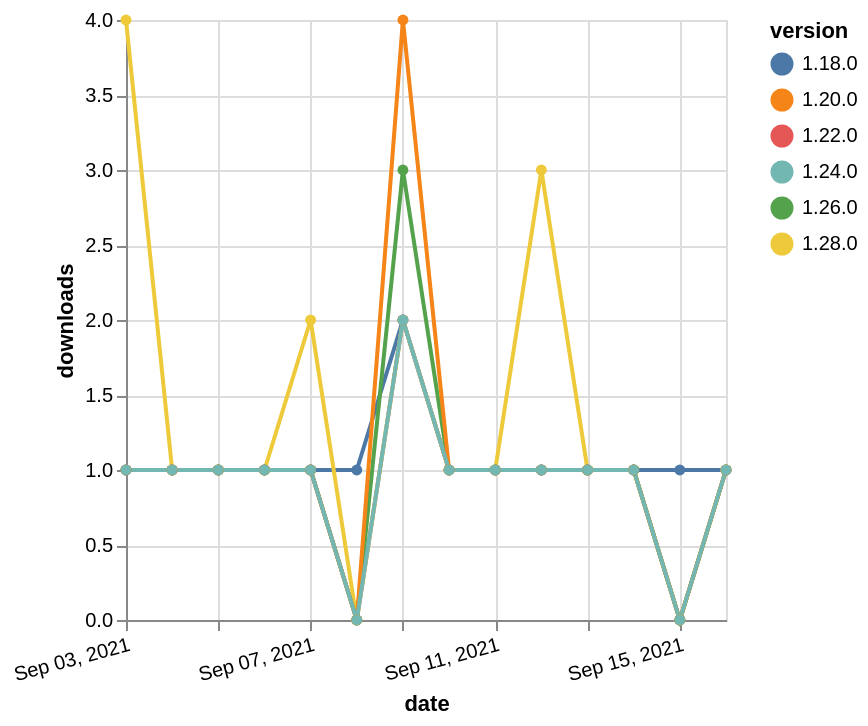

Specify this chart in Vega-Lite:
### Vega-Lite specification from a JSON file in a GitHub repository (floating-point values rounded to 4 significant figures)
{"$schema": "https://vega.github.io/schema/vega-lite/v5.json", "description": "A simple bar chart with embedded data.", "data": {"values": [{"date": "2021-09-03", "total": 246, "delta": 1, "version": "1.18.0"}, {"date": "2021-09-04", "total": 247, "delta": 1, "version": "1.18.0"}, {"date": "2021-09-05", "total": 248, "delta": 1, "version": "1.18.0"}, {"date": "2021-09-06", "total": 249, "delta": 1, "version": "1.18.0"}, {"date": "2021-09-07", "total": 250, "delta": 1, "version": "1.18.0"}, {"date": "2021-09-08", "total": 251, "delta": 1, "version": "1.18.0"}, {"date": "2021-09-09", "total": 253, "delta": 2, "version": "1.18.0"}, {"date": "2021-09-10", "total": 254, "delta": 1, "version": "1.18.0"}, {"date": "2021-09-11", "total": 255, "delta": 1, "version": "1.18.0"}, {"date": "2021-09-12", "total": 256, "delta": 1, "version": "1.18.0"}, {"date": "2021-09-13", "total": 257, "delta": 1, "version": "1.18.0"}, {"date": "2021-09-14", "total": 258, "delta": 1, "version": "1.18.0"}, {"date": "2021-09-15", "total": 259, "delta": 1, "version": "1.18.0"}, {"date": "2021-09-16", "total": 260, "delta": 1, "version": "1.18.0"}, {"date": "2021-09-03", "total": 192, "delta": 1, "version": "1.22.0"}, {"date": "2021-09-04", "total": 193, "delta": 1, "version": "1.22.0"}, {"date": "2021-09-05", "total": 194, "delta": 1, "version": "1.22.0"}, {"date": "2021-09-06", "total": 195, "delta": 1, "version": "1.22.0"}, {"date": "2021-09-07", "total": 196, "delta": 1, "version": "1.22.0"}, {"date": "2021-09-08", "total": 196, "delta": 0, "version": "1.22.0"}, {"date": "2021-09-09", "total": 198, "delta": 2, "version": "1.22.0"}, {"date": "2021-09-10", "total": 199, "delta": 1, "version": "1.22.0"}, {"date": "2021-09-11", "total": 200, "delta": 1, "version": "1.22.0"}, {"date": "2021-09-12", "total": 201, "delta": 1, "version": "1.22.0"}, {"date": "2021-09-13", "total": 202, "delta": 1, "version": "1.22.0"}, {"date": "2021-09-14", "total": 203, "delta": 1, "version": "1.22.0"}, {"date": "2021-09-15", "total": 203, "delta": 0, "version": "1.22.0"}, {"date": "2021-09-16", "total": 204, "delta": 1, "version": "1.22.0"}, {"date": "2021-09-03", "total": 128, "delta": 4, "version": "1.28.0"}, {"date": "2021-09-04", "total": 129, "delta": 1, "version": "1.28.0"}, {"date": "2021-09-05", "total": 130, "delta": 1, "version": "1.28.0"}, {"date": "2021-09-06", "total": 131, "delta": 1, "version": "1.28.0"}, {"date": "2021-09-07", "total": 133, "delta": 2, "version": "1.28.0"}, {"date": "2021-09-08", "total": 133, "delta": 0, "version": "1.28.0"}, {"date": "2021-09-09", "total": 135, "delta": 2, "version": "1.28.0"}, {"date": "2021-09-10", "total": 136, "delta": 1, "version": "1.28.0"}, {"date": "2021-09-11", "total": 137, "delta": 1, "version": "1.28.0"}, {"date": "2021-09-12", "total": 140, "delta": 3, "version": "1.28.0"}, {"date": "2021-09-13", "total": 141, "delta": 1, "version": "1.28.0"}, {"date": "2021-09-14", "total": 142, "delta": 1, "version": "1.28.0"}, {"date": "2021-09-15", "total": 142, "delta": 0, "version": "1.28.0"}, {"date": "2021-09-16", "total": 143, "delta": 1, "version": "1.28.0"}, {"date": "2021-09-03", "total": 204, "delta": 1, "version": "1.26.0"}, {"date": "2021-09-04", "total": 205, "delta": 1, "version": "1.26.0"}, {"date": "2021-09-05", "total": 206, "delta": 1, "version": "1.26.0"}, {"date": "2021-09-06", "total": 207, "delta": 1, "version": "1.26.0"}, {"date": "2021-09-07", "total": 208, "delta": 1, "version": "1.26.0"}, {"date": "2021-09-08", "total": 208, "delta": 0, "version": "1.26.0"}, {"date": "2021-09-09", "total": 211, "delta": 3, "version": "1.26.0"}, {"date": "2021-09-10", "total": 212, "delta": 1, "version": "1.26.0"}, {"date": "2021-09-11", "total": 213, "delta": 1, "version": "1.26.0"}, {"date": "2021-09-12", "total": 214, "delta": 1, "version": "1.26.0"}, {"date": "2021-09-13", "total": 215, "delta": 1, "version": "1.26.0"}, {"date": "2021-09-14", "total": 216, "delta": 1, "version": "1.26.0"}, {"date": "2021-09-15", "total": 216, "delta": 0, "version": "1.26.0"}, {"date": "2021-09-16", "total": 217, "delta": 1, "version": "1.26.0"}, {"date": "2021-09-03", "total": 338, "delta": 1, "version": "1.20.0"}, {"date": "2021-09-04", "total": 339, "delta": 1, "version": "1.20.0"}, {"date": "2021-09-05", "total": 340, "delta": 1, "version": "1.20.0"}, {"date": "2021-09-06", "total": 341, "delta": 1, "version": "1.20.0"}, {"date": "2021-09-07", "total": 342, "delta": 1, "version": "1.20.0"}, {"date": "2021-09-08", "total": 342, "delta": 0, "version": "1.20.0"}, {"date": "2021-09-09", "total": 346, "delta": 4, "version": "1.20.0"}, {"date": "2021-09-10", "total": 347, "delta": 1, "version": "1.20.0"}, {"date": "2021-09-11", "total": 348, "delta": 1, "version": "1.20.0"}, {"date": "2021-09-12", "total": 349, "delta": 1, "version": "1.20.0"}, {"date": "2021-09-13", "total": 350, "delta": 1, "version": "1.20.0"}, {"date": "2021-09-14", "total": 351, "delta": 1, "version": "1.20.0"}, {"date": "2021-09-15", "total": 351, "delta": 0, "version": "1.20.0"}, {"date": "2021-09-16", "total": 352, "delta": 1, "version": "1.20.0"}, {"date": "2021-09-03", "total": 163, "delta": 1, "version": "1.24.0"}, {"date": "2021-09-04", "total": 164, "delta": 1, "version": "1.24.0"}, {"date": "2021-09-05", "total": 165, "delta": 1, "version": "1.24.0"}, {"date": "2021-09-06", "total": 166, "delta": 1, "version": "1.24.0"}, {"date": "2021-09-07", "total": 167, "delta": 1, "version": "1.24.0"}, {"date": "2021-09-08", "total": 167, "delta": 0, "version": "1.24.0"}, {"date": "2021-09-09", "total": 169, "delta": 2, "version": "1.24.0"}, {"date": "2021-09-10", "total": 170, "delta": 1, "version": "1.24.0"}, {"date": "2021-09-11", "total": 171, "delta": 1, "version": "1.24.0"}, {"date": "2021-09-12", "total": 172, "delta": 1, "version": "1.24.0"}, {"date": "2021-09-13", "total": 173, "delta": 1, "version": "1.24.0"}, {"date": "2021-09-14", "total": 174, "delta": 1, "version": "1.24.0"}, {"date": "2021-09-15", "total": 174, "delta": 0, "version": "1.24.0"}, {"date": "2021-09-16", "total": 175, "delta": 1, "version": "1.24.0"}]}, "width": "container", "mark": {"type": "line", "point": {"filled": true}}, "encoding": {"x": {"field": "date", "type": "temporal", "timeUnit": "yearmonthdate", "title": "date", "axis": {"labelAngle": -15}}, "y": {"field": "delta", "type": "quantitative", "title": "downloads"}, "color": {"field": "version", "type": "nominal"}, "tooltip": {"field": "delta"}}}
